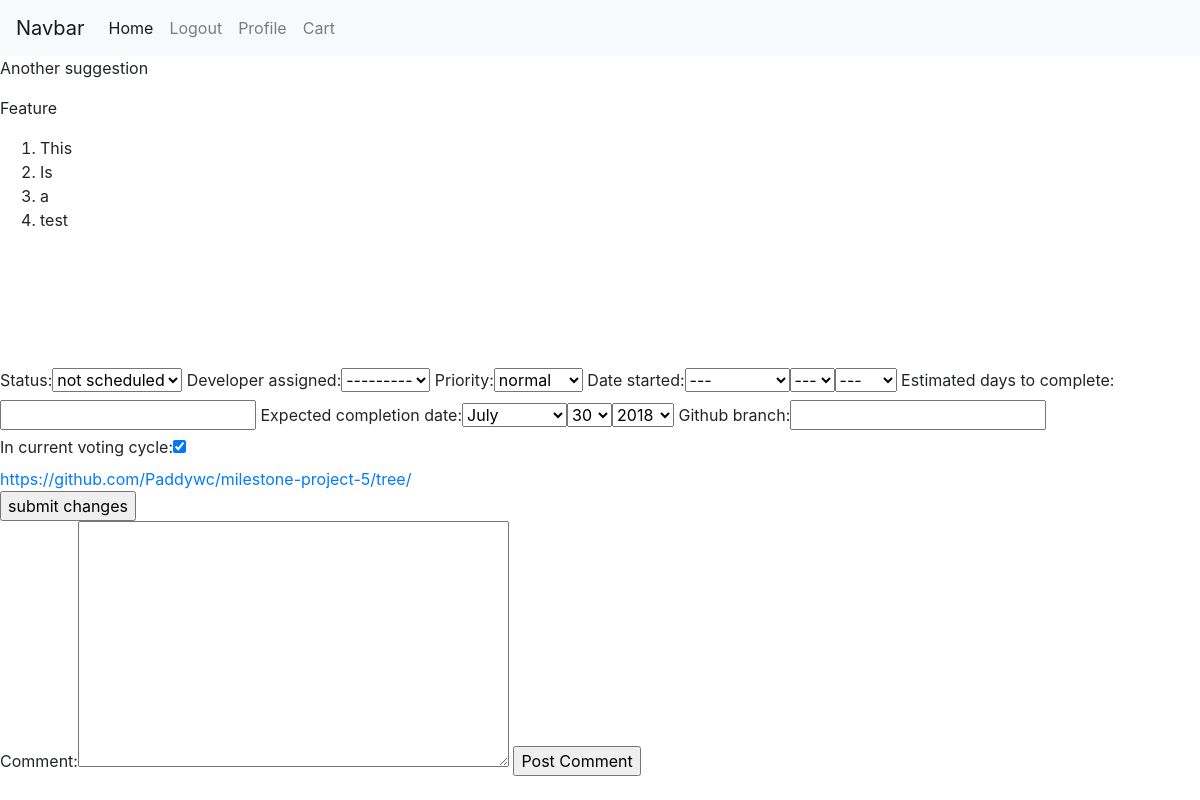
The page /suggestions/admin/105 (signed in) on the database its author committed.
### usersuggestions/models.py (models this page shows, shortened)
class Suggestion(models.Model):
    suggestion_choices = ((True, 'Feature'), (False, 'Bug Fix'))
    is_feature = models.BooleanField(blank=False, default=False, choices=suggestion_choices)
    user = models.ForeignKey(User, null=False, on_delete=models.PROTECT)
    title = models.CharField(max_length=200, blank=False)
    details = RichTextUploadingField()
    date_time = models.DateTimeField(auto_now_add=True)
    delay_submission = models.BooleanField(null=False, blank=True, default=False)

class SuggestionAdminPage(models.Model):
    status_choices = ((0,"not scheduled"), (1,"to do"), (2,"doing"), (3, "done"))
    priority_choices = ((0,"low"),(1,'normal'),(2,'high'))
    suggestion = models.ForeignKey(Suggestion, null=False, on_delete=models.CASCADE)
    status = models.PositiveSmallIntegerField(choices=status_choices, default=0)
    developer_assigned = models.ForeignKey(User, null=True, blank=True, on_delete=models.PROTECT)
    priority = models.PositiveSmallIntegerField(choices=priority_choices, null=True, blank=True, default=1)
    date_started = models.DateField(null=True, blank=True)
    estimated_days_to_complete =  models.PositiveSmallIntegerField(null=True, blank=True)
    expected_completion_date = models.DateField(null=True, blank=True)
    date_completed = models.DateField(null=True, blank=True)
    github_branch = models.CharField(null=True, blank=True, max_length=50)
    in_current_voting_cycle = models.BooleanField(blank=False, default=True)
    was_successful = models.NullBooleanField(blank=True, null=True)
    current_winner = models.BooleanField(blank=False, default=False)

### usersuggestions/views.py (the view, shortened to what this page needs)
# urls.py: url(r'^admin/(?P<id>\d+)', render_suggestion_admin_page, name="admin_page"),
@login_required
def render_suggestion_admin_page(request,id):
    if not request.user.is_staff:
        return redirect("view_suggestion", id=id)
    suggestion = get_object_or_404(Suggestion, id=id)
    admin_page_values = get_object_or_404(SuggestionAdminPage, suggestion=suggestion)
    form = SuggestionAdminPageForm(instance=admin_page_values)
    comment_form = CommentForm(initial={"user": request.user,"suggestion": suggestion, "admin_page_comment": True, })
    comments = return_admin_suggestion_comments(suggestion)
    return render(request, "suggestion_admin_page.html", {"form":form,"comment_form": comment_form, "comments": comments, "suggestion": suggestion})

### usersuggestions/forms.py
class SuggestionAdminPageForm(forms.ModelForm):
    def __init__(self, *args, **kwargs):
        super(SuggestionAdminPageForm, self).__init__(*args, **kwargs)
        self.fields["developer_assigned"].queryset = User.objects.filter(is_staff=True)
    class Meta:
        model = SuggestionAdminPage
        exclude = ["was_successful", "current_winner", "date_completed"]
        widgets = {"suggestion": forms.HiddenInput(), "date_started": forms.SelectDateWidget(),
        "expected_completion_date": forms.SelectDateWidget(), "estimated_days_to_complete": forms.NumberInput()}

class CommentForm(forms.ModelForm):
    class Meta:
        model = Comment
        exclude = ["date_time"]
        widgets = {"user": forms.HiddenInput(), "suggestion": forms.HiddenInput(), "admin_page_comment": forms.HiddenInput()}

### accounts/models.py (called while the page is built)
    def __str__(self):
        return self.username

### market/cart.py (called while the page is built)
    def __len__(self):
        return sum(item['quantity'] for item in self.cart.values())

### market/contexts.py (called while the page is built)
def cart(request):
    return {'cart': Cart(request)}

### usersuggestions/helpers.py (called while the page is built)
def return_admin_suggestion_comments(suggestion):
    return Comment.objects.filter(suggestion=suggestion, admin_page_comment=True).order_by("date_time").annotate(upvotes=Count("upvote"))

### usersuggestions/templates/suggestion_admin_page.html (shortened to what this page needs)
{% extends 'base.html' %}
{% load bootstrap_tags %}
{% block content %}
<p>{{ suggestion.title }}</p>
<p>{{ suggestion.get_is_feature_display }}</p>
<p>{{ suggestion.details|safe }}</p>
<form method="POST">
  {{ form|as_bootstrap }}
  <div id="fullGitHubUrl"></div>
    <input type="submit" value="submit changes" name="adminPageSubmit">
    </form>
    <form method="POST">
        {{ comment_form|as_bootstrap }}
            <input type="submit" value="Post Comment" name="postComment">
    </form>
{% endblock %}

### rows shown on the page
Suggestion: title "Another suggestion", is_feature "Feature", details "This Is a test"
SuggestionAdminPage: status "not scheduled", developer_assigned "---------", priority "normal", in_current_voting_cycle "☑"
